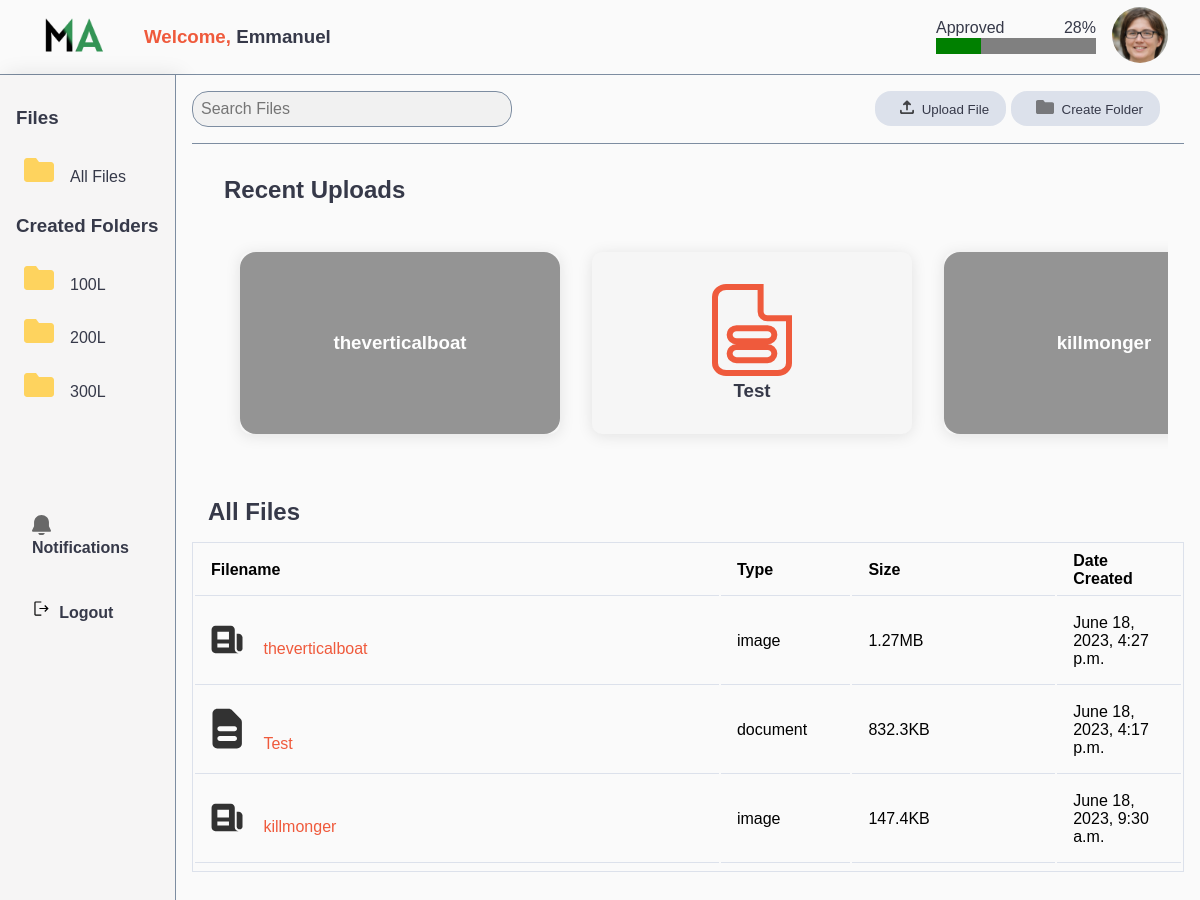
Screenshot of / (signed in) with the database file from the repository.
### base/models.py (models this page shows, shortened)
class Folders(models.Model):
    user = models.ForeignKey(User, on_delete=models.CASCADE)
    folder_name = models.CharField(max_length=200, null=True)
    created = models.DateTimeField(default=timezone.now)
    class Meta:
        ordering = ['folder_name']

class Files(models.Model):
    user = models.ForeignKey(User, on_delete=models.CASCADE)
    file_name = models.CharField(max_length=200, null=True)
    folder_name = models.CharField(max_length=200, null=True)
    file = models.FileField(upload_to="files/", null=False)
    created = models.DateTimeField(default=timezone.now)
    file_type = models.CharField(max_length=200, null=True)
    file_size = models.CharField(max_length=200, null=True)
    status = models.IntegerField(default=0, choices=stats)
    class Meta:
        ordering = ['-created']

### base/views.py (the view)
# urls.py: path('', views.dashboard, name='dashboard'),
@login_required
def dashboard(request):
    user = request.user
    context={}
    userdata = Allusers.objects.filter(user=user)[0]
    if userdata.usercat == 'student':
        name = Students.objects.filter(user = user).values()[0]['fullname']
        if len(name.split(' ')) >= 2:
            firstname = name.split(' ')[1]
        else:
            firstname = name.split(' ')[0]
        files = Files.objects.filter(user=user).filter(Q(status=1) | Q(status=0))
        folders = Folders.objects.filter(user=user)
        context['files'] = files
        context['folders'] = folders
        context['recent_files'] = files[:5]
        context['total_files'] = files.count()
        context['approved_files'] = files.filter(status=1).count()
        context['approved_percentage'] = int((context['approved_files'] / context['total_files'])*100)
    elif userdata.usercat == 'admin':
        context['files'] = Files.objects.filter(status=0)
    context['userData'] = userdata
    return render(request, 'dashboard.html', context)

### base/views.py (called while the page is built)
@register.filter
def strip(value):
    value = str(value)
    if len(value)>15:
        return f"{value[:15]}..."
    return value

@register.filter
def strip_longer(value):
    value = str(value)
    if len(value)>40:
        return f"{value[:40]}..."
    return value

### templates/dashboard.html (shortened to what this page needs)
{% load static %}
<!DOCTYPE html>
<html lang="en">
<head>
    <link rel="stylesheet" href="{% static 'style.css' %}">
</head>
<body class="">
   <div class="wrapper">
        <header>
            <div class="left-part" style="display:flex;align-items:center">
                <div class="image"><img src="{% static './mask.png' %}" alt=""></div>
                <h3 style="margin-left:2rem;"><span class="discolor">Welcome,</span> {{ user }}</h3>
            </div>
            <div class="right-part">
                {% if userData.usercat == 'student' %}
                    <div class="progress-box">
                        <div class="top">
                            <p>Approved</p>
                            <p>{{ approved_percentage }}%</p>
                        </div>
                        <div class="bottom">
                            <progress max="100" value="{{ approved_percentage }}"></progress>
                        </div>
                    </div>
                {% endif %}
                <div class="profile-image">
                    <div class="image">
                        <img src="{% static './avatar-95fb4ee46aae3dcff7a9f901dc0dd0f6.jpg' %}" alt="">
                    </div>
                </div>
            </div>
        </header>
       <div class="main">
        <aside>
            {% if userData.usercat == 'student' %}
            <h3>Files</h3>
            <a href="{% url 'dashboard' %}"><img src="{% static 'folder.svg' %}" alt="" class="active"><span>All Files</span></a>
            <h3>Created Folders</h3>
            {% for folder in folders %}
            {% if folder.folder_name == folda_sort %}
                <a href="{% url 'folder_sort' folder.id %}"><img src="{% static 'folder.svg' %}" alt="" class="active"><span>{{ folder.folder_name }}</span></a>
            {% else %}
                <a href="{% url 'folder_sort' folder.id %}"><img src="{% static 'folder.svg' %}" alt="" class="active"><span>{{ folder.folder_name }}</span></a>
             {% endif %}
            {% endfor %}
            <div class="other">
                <a href="{% url 'notifications' %}"><img src="{% static './notify.svg' %}" alt=""><span>Notifications</span></a>
                <a href="{% url 'logout' %}"><img src="{% static './logout.svg' %}" alt=""><span>Logout</span></a>
            </div>
            {% endif %}
        </aside>
        {% if userData.usercat == 'student' %}
        <main>
            <div class="topbar">
                <div class="search-box">
                    <input type="text" class="search" placeholder="Search Files" id='search'>
                </div>
                <div class="create-btns">
                    <button onclick="document.querySelector('#upload-file').style.display='grid'"><span><img src="{% static './upload.svg' %}" alt=""></span>Upload File</button>
                    <button onclick="document.querySelector('#create-folder').style.display='grid'"><span><img src="{% static './folder-icon.svg' %}" alt=""></span>Create Folder</button>
                </div>
            </div>
            <div class="recent-files">
                <h1>Recent Uploads</h1>
                <div class="files-row">
                    {% for file in recent_files %}
                    {% if file.file_type == 'image' %}
                    <a class="file" href="http://127.0.0.1:8000/media/{{file.file}}" style="background-image:url('http://127.0.0.1:8000/media/{{file.file}}');background-size:100%;">
                        <div class="overlay"><h3 style="color:var(--white);">{{ file.file_name|strip }}</h3></div>
                    </a>
                    {% else %}
                    <a class="file" href="#">
                        <img src="{% static './file.svg' %}" alt="">
                        <h3>{{ file.file_name|strip }}</h3>
                    </a>
                    {% endif %}
                    {% endfor %}
                </div>
            </div>
            {% if folda_sort %}
            <h1><a href="{% url 'dashboard' %}">All Files</a> &gt; {{ folda_sort }}</h1>
            {% else %}
            <h1><a href="{% url 'dashboard' %}">All Files</a></h1>
            {% endif %}
            <div class="tablebox">
                <table>
                    <thead>
                        <tr>
                            <th>Filename</th>
                            <th>Type</th>
                            <th>Size</th>
                            <th>Date Created</th>
                        </tr>
                    </thead>
                    <tbody id="tablesearch">
                        {% for file in files %}
                        <tr>
                            <td><span>
                                {% if file.file_type == 'image' %}
                                    <img src="{% static './image.svg' %}" alt="">
                                {% elif file.file_type == 'audio' %}
                                    <img src="{% static './audio.svg' %}" alt="">
                                {% elif file.file_type == 'video' %}
                                    <img src="{% static './video.svg' %}" alt="">
                                {% else %}
                                    <img src="{% static './document.svg' %}" alt="">
                                {% endif %}
                            </span><a href="http://127.0.0.1:8000/media/{{file.file}}">{{ file.file_name|strip_longer }}</a></td>
                            <td>{{ file.file_type }}</td>
                            <td>{{ file.file_size }}</td>
                            <td>{{ file.created|date }}, {{ file.created|time }}</td>
                        </tr>
                        {% endfor %}
                    </tbody>
                </table>
            </div>
        </main>
        {% endif %}
       </div>
   </div>
</body>
</html>

### static/style.css (style rules this page uses)
:root { --primary:#00afef; --danger:#ff7782; --success:#41f1b6; --warning:#ffbb55; --white:#fefefe; --info-dark:#7d8da1; --info-light:#dce1eb; --dark:#363949; --light:rgba(132, 139, 200, 0.4); --primary-variant:#111e88; --dark-variant:#677483; --background:rgb(250, 250, 250); --modal-background:#00000066; --modal-dark:#5c6979; --card-border-radius:1.6rem; --border-radius-1:0.4rem; --border-radius-2:0.8rem; --border-radius-3:1.2rem; --card-padding:1.8rem; --padding-1:1.2rem; --box-shadow:0 1rem 1.5rem var(--info-light); }
* { margin:0; padding:0; outline: 0; border:0; appearance: none; list-style: none; text-decoration: none; box-sizing: border-box; font-family: "Averta", Arial, Helvetica, sans-serif; transition:all 0.1s ease; }
html, body { overflow-x:hidden; }
.wrapper { width:100vw; height:100vh; background: var(--background); }
h3,p,h1,a { color:var(--dark); }
input, select,textarea { font-size: 1rem; }
header { display: flex; flex-direction: row; justify-content: space-between; padding:.2rem 2rem; border-bottom:1px solid var(--info-dark); align-items: center; }
header .left-part .image img, header .right-part .image img { width:5rem; }
header .right-part, header .right-part .top { display:flex; justify-content: space-between; align-items: center; }
header .right-part .progress-box { padding:1rem; }
header .right-part .image img { border-radius: 50%; width:3.5rem; }
.main { display: flex; }
aside { padding:1rem; border-right:1px solid var(--info-dark); width:20rem; height:100vh; background: #F6F5F5 !important; box-shadow: 5px 0px 20px rgba(0, 0, 0, 0.1); display:flex; flex-direction: column; }
aside h3 { padding: 1rem 0; text-transform: capitalize; }
aside p, aside a { padding:.8rem .5rem; border-radius: 1rem; cursor: pointer; transition: all .3s ease; }
aside p img,aside a img { margin-right:1rem; }
aside .other { margin-top:5rem; font-weight: bold; }
aside .other { margin-top:5rem; font-weight: bold; display:flex; flex-direction: column; }
aside .other a { margin:.5rem; }
aside .other a img { margin-right:.5rem; }
aside .other img { width:1.2rem; }
main { padding:1rem; width:100%; background: rgb(250, 250, 250); }
main .topbar { display: flex; justify-content: space-between; padding:0 1.5rem 1rem 0; border-bottom:1px solid var(--info-dark); }
.topbar .search-box { position: relative; }
main .topbar input { padding:.5rem; border:1px solid var(--info-dark); background: #F1F1F1; border-radius: 1rem; width:20rem; }
.topbar::placeholder { color:var(--dark) }
main .topbar .create-btns button { padding:.5rem 1rem; background-color: var(--info-light); color:var(--dark); border-radius:1rem; border:1px solid transparent; }
main .topbar .create-btns button img { margin:0 .5rem; }
main .recent-files { padding:1rem; }
main .recent-files .files-row { overflow-x: scroll; padding:1rem; display:flex; max-width:80vw; }
main .files-row .file { margin:1rem; padding:2rem; min-width:20rem; max-width:30rem; border-radius: 1rem; background: #F6F6F6; box-shadow: 0px 2px 15px rgba(22, 22, 22, 0.1); border-radius: 10px; text-align: center; position: relative; transition: all .3s ease; }
.files-row .file .overlay { background-color: rgba(0, 0, 0, 0.4); display: grid; place-items: center; position: absolute; border-radius: 1rem; top:0; left:0; width:20rem; height:100%; z-index:99; }
.files-row .file h3 { z-index: 999 !important; }
.recent-files .files-row img { width:5rem; }
main .tablebox { width:100%; border:1px solid var(--info-light); overflow-y:scroll; max-height:30vh; }
main .tablebox table thead tr th { border-bottom: 1px solid var(--info-light); }
main .tablebox table thead tr th:first-child { width:60rem; text-align: left; padding: 1rem; }
main .tablebox table thead tr th:nth-child(2), main .tablebox table thead tr th:nth-child(3), main .tablebox table thead tr th:nth-child(4) { width:10rem; text-align: left; padding:0 1rem; }
main .tablebox table tbody tr td { padding:1rem; border-bottom: 1px solid var(--info-light); }
main .tablebox table tbody tr td span { margin-right:1rem; }
main .tablebox img { width:2rem; }
td a { color:rgb(239,90,60) }
h1 a { color:var(--dark); }
main h1 { font-size:1.5rem; padding:1rem; text-transform: capitalize; }
header h3 { text-transform: capitalize; }
header h3 .discolor { color:rgb(239,90,60); }

### rows the page displays
Folders: folder_name "100L"
Folders: folder_name "200L"
Folders: folder_name "300L"
Files: file_name "theverticalboat", file_type "image", file_size "1.27MB", created "June 18, 2023", created "4:27 p.m."
Files: file_name "Test", file_type "document", file_size "832.3KB", created "June 18, 2023", created "4:17 p.m."
Files: file_name "killmonger", file_type "image", file_size "147.4KB", created "June 18, 2023", created "9:30 a.m."

### other values shown
{{ user }} "Emmanuel"
{{ approved_percentage }} "28"
